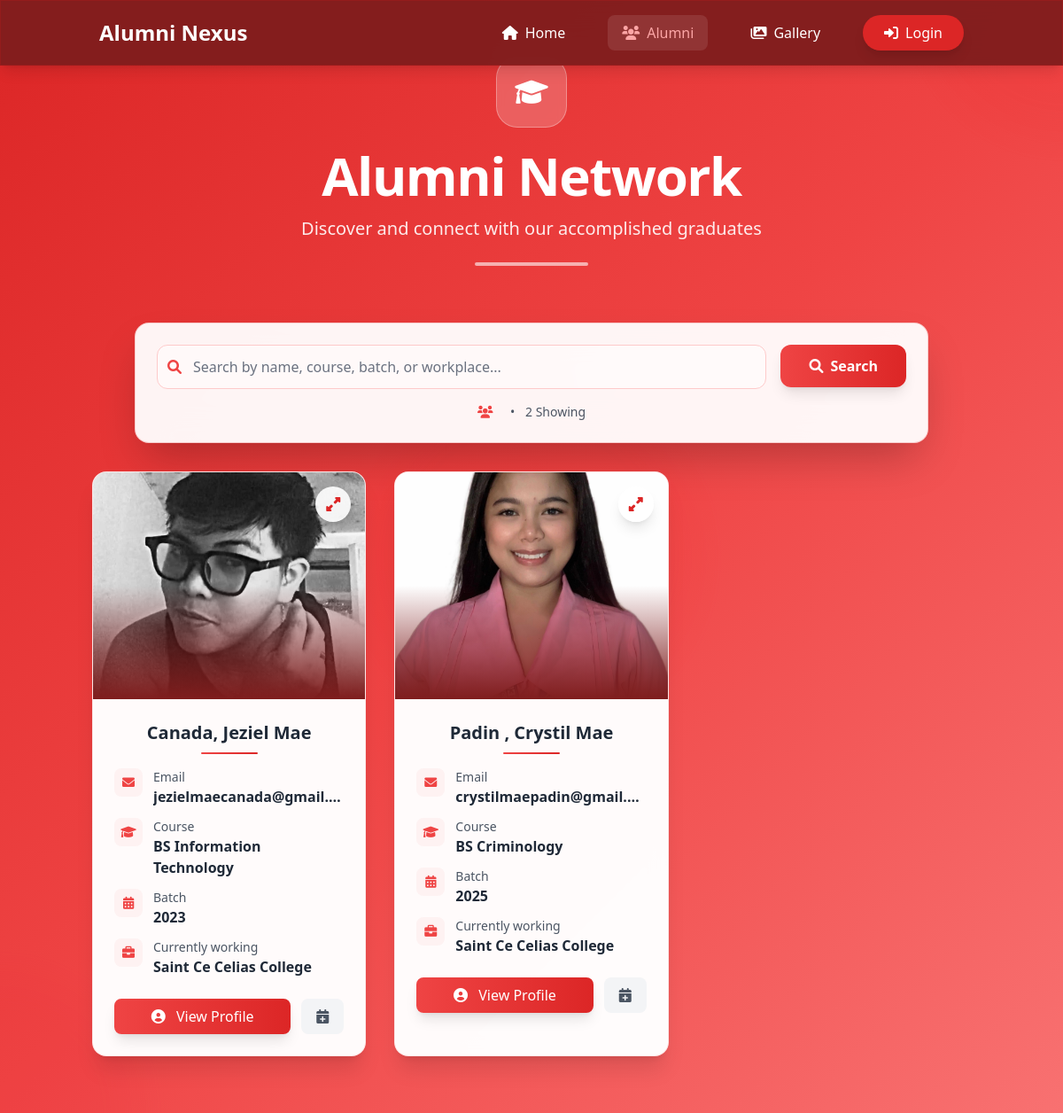
Screenshot of /alumni_list.php with the database file from the repository.
### tables this page shows
CREATE TABLE `alumnus_bio` (
  `id` int(30) NOT NULL AUTO_INCREMENT,
  `firstname` varchar(200) NOT NULL,
  `middlename` varchar(200) DEFAULT '',
  `lastname` varchar(200) NOT NULL,
  `gender` varchar(10) NOT NULL,
  `batch` year(4) NOT NULL,
  `course_id` int(30) NOT NULL,
  `email` varchar(250) NOT NULL,
  `contact` varchar(20) NOT NULL DEFAULT '',
  `address` varchar(255) NOT NULL DEFAULT '',
  `connected_to` text DEFAULT NULL,
  `avatar` text DEFAULT NULL,
  `status` tinyint(1) NOT NULL DEFAULT 0 COMMENT '0= Unverified, 1= Verified',
  `date_created` datetime NOT NULL DEFAULT current_timestamp(),
  PRIMARY KEY (`id`),
  UNIQUE KEY `uniq_email` (`email`),
  KEY `idx_course_id` (`course_id`),
  CONSTRAINT `fk_alumni_course` FOREIGN KEY (`course_id`) REFERENCES `courses` (`id`) ON UPDATE CASCADE
);

CREATE TABLE `courses` (
  `id` int(30) NOT NULL AUTO_INCREMENT,
  `course` varchar(200) NOT NULL,
  `about` text DEFAULT NULL,
  PRIMARY KEY (`id`)
);

### alumni_list.php (the view, shortened to what this page needs)
<?php
include 'admin/db_connect.php';
$current_page = basename($_SERVER['PHP_SELF']);
?>
<!DOCTYPE html>
<html lang="en">
<head>
    <script src="https://cdn.tailwindcss.com"></script>
    <link rel="stylesheet" href="https://cdnjs.cloudflare.com/ajax/libs/font-awesome/6.0.0/css/all.min.css">
</head>
<body class="min-h-screen red-gradient-bg relative overflow-x-hidden">
    <div class="absolute inset-0 overflow-hidden pointer-events-none">
        <div class="absolute -top-40 -right-40 w-80 h-80 bg-red-400 rounded-full mix-blend-multiply filter blur-xl opacity-10"></div>
        <div class="absolute -bottom-40 -left-40 w-80 h-80 bg-pink-400 rounded-full mix-blend-multiply filter blur-xl opacity-10"></div>
    </div>
    <header id="mainNav" class="fixed top-0 w-full z-40 py-4 glass-dark shadow-lg backdrop-blur-lg">
        <div class="container mx-auto px-6">
            <div class="flex justify-between items-center">
                <a href="./" class="text-2xl font-bold text-white hover:text-red-300">
                    Alumni Nexus
                </a>
                <nav id="desktop-nav" class="hidden md:flex items-center space-x-8">
                    <a href="index.php?page=home" class="nav-link text-white hover:text-red-300 px-4 py-2 rounded-lg flex items-center">
                        <i class="fas fa-home mr-2"></i>Home
                    </a>
                    <a href="alumni_list.php" class="nav-link <?php echo $current_page == 'alumni_list.php' ? 'text-red-300 bg-white/10 rounded-lg' : 'text-white'; ?> hover:text-red-300 px-4 py-2 rounded-lg flex items-center">
                        <i class="fas fa-users mr-2"></i>Alumni
                    </a>
                    <a href="gallery.php" class="nav-link text-white hover:text-red-300 px-4 py-2 rounded-lg flex items-center">
                        <i class="fas fa-images mr-2"></i>Gallery
                    </a>
                    <div id="auth-links" class="flex items-center space-x-6">
                    <?php if(isset($_SESSION['login_username'])): ?>
                        <a href="careers.php" class="nav-link text-white hover:text-red-300 px-4 py-2 rounded-lg flex items-center">
                            <i class="fas fa-briefcase mr-2"></i>Jobs
                        </a>
                        <a href="forum.php" class="nav-link text-white hover:text-red-300 px-4 py-2 rounded-lg flex items-center">
                            <i class="fas fa-comments mr-2"></i>Forums
                        </a>
                        <div id="user-dropdown" class="relative">
                            <button id="account_settings" type="button" class="flex items-center space-x-2 text-white hover:text-red-300 px-4 py-2 rounded-lg">
                                <i class="fas fa-user-circle text-xl"></i>
                                <span><?= htmlspecialchars($_SESSION['login_username']) ?></span>
                                <i class="fas fa-angle-down"></i>
                            </button>
                            <div class="absolute right-0 mt-2 w-48 glass-effect rounded-lg shadow-xl py-2 hidden" id="dropdown-menu">
                                <a href="admin/ajax.php?action=logout2" class="flex items-center px-4 py-2 text-gray-700 hover:bg-red-50">
                                    <i class="fas fa-sign-out-alt mr-3"></i>Logout
                                </a>
                            </div>
                        </div>
                    <?php else: ?>
                        <button onclick="openLoginModal()" class="bg-red-600 hover:bg-red-700 text-white px-6 py-2 rounded-full shadow-lg flex items-center">
                            <i class="fas fa-sign-in-alt mr-2"></i>Login
                        </button>
                    <?php endif; ?>
                    </div>
                </nav>
            </div>
        </div>
    </header>
    <header class="relative z-10 py-16">
        <div class="container mx-auto px-4 text-center">
            <div class="max-w-4xl mx-auto">
                <div class="inline-flex items-center justify-center w-20 h-20 bg-white bg-opacity-20 rounded-3xl mb-6 backdrop-blur-sm border border-white border-opacity-30">
                    <i class="fas fa-graduation-cap text-3xl text-white"></i>
                </div>
                <h1 class="text-5xl md:text-6xl font-bold text-white mb-4 tracking-tight">
                    Alumni Network
                </h1>
                <p class="text-xl text-white text-opacity-90">
                    Discover and connect with our accomplished graduates
                </p>
                <div class="w-32 h-1 bg-white bg-opacity-60 rounded-full mx-auto mt-6"></div>
            </div>
        </div>
    </header>
    <div class="container mx-auto px-4 mb-8 relative z-10">
        <div class="max-w-4xl mx-auto">
            <div class="glass-card rounded-2xl p-6 shadow-2xl">
                <div class="flex flex-col md:flex-row gap-4">
                    <div class="flex-1">
                        <div class="relative">
                            <div class="absolute inset-y-0 left-0 pl-3 flex items-center pointer-events-none">
                                <i class="fas fa-search text-red-500"></i>
                            </div>
                            <input
                                type="text"
                                id="filter"
                                class="w-full pl-10 pr-4 py-3 bg-white bg-opacity-50 border border-red-200 rounded-xl text-gray-800 placeholder-gray-500 focus:outline-none focus:ring-2 focus:ring-red-400 focus:border-transparent search-glow transition-all duration-300"
                                placeholder="Search by name, course, batch, or workplace..."
                            >
                        </div>
                    </div>
                    <div class="md:w-auto">
                        <button
                            id="search"
                            class="w-full md:w-auto bg-gradient-to-r from-red-500 to-red-600 hover:from-red-600 hover:to-red-700 text-white font-semibold py-3 px-8 rounded-xl shadow-lg transform hover:scale-105 transition-all duration-300 focus:outline-none focus:ring-2 focus:ring-red-400 focus:ring-opacity-50"
                        >
                            <span class="flex items-center justify-center space-x-2">
                                <i class="fas fa-search"></i>
                                <span>Search</span>
                            </span>
                        </button>
                    </div>
                </div>
                <div class="mt-4 text-center">
                    <p class="text-gray-600 text-sm">
                        <i class="fas fa-users text-red-500 mr-2"></i>
                        <span class="mx-2">•</span>
                        <span id="visible-count"><?php echo $alumni->num_rows; ?> Showing</span>
                    </p>
                </div>
            </div>
        </div>
    </div>
    <div class="container mx-auto px-4 pb-16 relative z-10">
        <div class="grid grid-cols-1 md:grid-cols-2 lg:grid-cols-3 gap-8" id="alumni-grid">
            <?php
            $fpath = 'admin/assets/uploads';
            $alumni = $conn->query("SELECT a.*,c.course,Concat(a.lastname,', ',a.firstname,' ',a.middlename) as name from alumnus_bio a inner join courses c on c.id = a.course_id order by Concat(a.lastname,', ',a.firstname,' ',a.middlename) asc");
            $index = 0;
            while($row = $alumni->fetch_assoc()):
                $delay = ($index % 6) * 0.1;
            ?>
            <div class="item animate-slide-up alumni-card rounded-2xl overflow-hidden shadow-xl hover:shadow-2xl transition-all duration-500 cursor-pointer"
                 data-id="<?php echo $row['id'] ?>"
                 style="animation-delay: <?php echo $delay; ?>s;">
                <div class="relative h-64 overflow-hidden">
                    <div class="absolute inset-0 bg-gradient-to-t from-red-900 via-transparent to-transparent z-10"></div>
                    <img
                        src="<?php echo $fpath.'/'.$row['avatar'] ?>"
                        alt="<?php echo $row['name'] ?>"
                        class="w-full h-full object-cover transition-transform duration-500 hover:scale-110"
                        onerror="this.src='https://via.placeholder.com/300x300/dc2626/white?text=No+Image'"
                    >
                    <div class="absolute top-4 right-4 z-20">
                        <button class="w-10 h-10 bg-white bg-opacity-90 rounded-full shadow-lg flex items-center justify-center text-red-600 hover:bg-red-50 transition-all duration-300 transform hover:scale-110">
                            <i class="fas fa-expand-alt"></i>
                        </button>
                    </div>
                </div>
                <div class="p-6">
                    <div class="text-center mb-4">
                        <h3 class="filter-txt text-xl font-bold text-gray-800 mb-2"><?php echo $row['name'] ?></h3>
                        <div class="w-16 h-0.5 bg-gradient-to-r from-red-500 to-red-600 mx-auto rounded-full"></div>
                    </div>
                    <div class="space-y-3">
                        <div class="flex items-start space-x-3">
                            <div class="w-8 h-8 bg-red-50 rounded-lg flex items-center justify-center flex-shrink-0">
                                <i class="fas fa-envelope text-red-500 text-sm"></i>
                            </div>
                            <div class="flex-1 min-w-0">
                                <p class="text-sm text-gray-600">Email</p>
                                <p class="filter-txt font-semibold text-gray-800 truncate"><?php echo $row['email'] ?></p>
                            </div>
                        </div>
                        <div class="flex items-start space-x-3">
                            <div class="w-8 h-8 bg-red-50 rounded-lg flex items-center justify-center flex-shrink-0">
                                <i class="fas fa-graduation-cap text-red-500 text-sm"></i>
                            </div>
                            <div class="flex-1 min-w-0">
                                <p class="text-sm text-gray-600">Course</p>
                                <p class="filter-txt font-semibold text-gray-800"><?php echo $row['course'] ?></p>
                            </div>
                        </div>
                        <div class="flex items-start space-x-3">
                            <div class="w-8 h-8 bg-red-50 rounded-lg flex items-center justify-center flex-shrink-0">
                                <i class="fas fa-calendar-alt text-red-500 text-sm"></i>
                            </div>
                            <div class="flex-1 min-w-0">
                                <p class="text-sm text-gray-600">Batch</p>
                                <p class="filter-txt font-semibold text-gray-800"><?php echo $row['batch'] ?></p>
                            </div>
                        </div>
                        <div class="flex items-start space-x-3">
                            <div class="w-8 h-8 bg-red-50 rounded-lg flex items-center justify-center flex-shrink-0">
                                <i class="fas fa-briefcase text-red-500 text-sm"></i>
                            </div>
                            <div class="flex-1 min-w-0">
                                <p class="text-sm text-gray-600">Currently working</p>
                                <p class="filter-txt font-semibold text-gray-800"><?php echo $row['connected_to'] ?></p>
                            </div>
                        </div>
                    </div>
                    <div class="mt-6 flex space-x-3">
                        <button class="flex-1 bg-gradient-to-r from-red-500 to-red-600 text-white py-2 px-4 rounded-lg font-medium hover:from-red-600 hover:to-red-700 transition-all duration-300 transform hover:scale-105 shadow-lg">
                            <i class="fas fa-user-circle mr-2"></i>
                            View Profile
                        </button>
                        <button class="book-alumni w-12 h-10 bg-gray-100 text-gray-600 rounded-lg hover:bg-red-50 hover:text-red-600 transition-all duration-300 transform hover:scale-110"
                                data-id="<?php echo $row['id'] ?>">
                            <i class="fas fa-calendar-plus"></i>
                        </button>
                    </div>
                </div>
            </div>
            <?php
            $index++;
            endwhile;
            ?>
        </div>
    </div>
</body>
</html>

### alumni_list.php (style rules this page uses)
.glass-dark { backdrop-filter: blur(16px) saturate(180%); background-color: rgba(127, 29, 29, 0.95); border: 1px solid rgba(185, 28, 28, 0.3); }
.nav-link { position: relative; }
.red-gradient-bg { background: linear-gradient(135deg, #dc2626 0%, #ef4444 50%, #f87171 100%); }
.glass-card { background: rgba(255, 255, 255, 0.95); backdrop-filter: blur(20px); -webkit-backdrop-filter: blur(20px); border: 1px solid rgba(220, 38, 38, 0.2); }
.alumni-card { background: rgba(255, 255, 255, 0.98); backdrop-filter: blur(10px); -webkit-backdrop-filter: blur(10px); border: 1px solid rgba(220, 38, 38, 0.1); }

### rows the page displays
alumnus_bio: avatar (picture), name "Canada, Jeziel Mae", email "jezielmaecanada@gmail.…", course.course "BS Information Technology", batch "2023", connected_to "Saint Ce Celias College"
alumnus_bio: avatar (picture), name "Padin , Crystil Mae", email "crystilmaepadin@gmail.…", course.course "BS Criminology", batch "2025", connected_to "Saint Ce Celias College"
